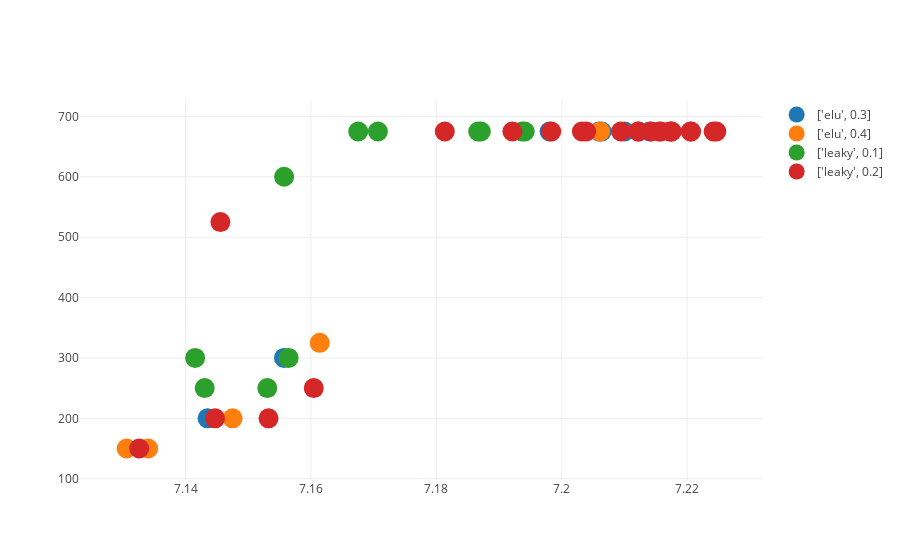

Write notebook code for a chart like this one.
### Code cell
results.results_dataframe_graph(facet='activation',att=['full', 'drop', 'lag', 'activation'],count=True, threshold=7.13)

### Figure 1 — Plotly figure (JSON) as saved in the notebook; plotly's stock layout.template omitted (floating-point values rounded to 4 significant figures)
{"data": [{"marker": {"size": 20}, "mode": "markers", "name": "['elu', 0.3]", "text": ["full:[1024, 512]-drop:0.2-lag:6-activation:['elu', 0.3]-activation:['elu', 0.3]", "full:[1024, 512]-drop:0.4-lag:6-activation:['elu', 0.3]-activation:['elu', 0.3]", "full:[1024, 512]-drop:0.5-lag:12-activation:['elu', 0.3]-activation:['elu', 0.3]", "full:[128, 64]-drop:0.05-lag:24-activation:['elu', 0.3]-activation:['elu', 0.3]", "full:[128, 64]-drop:0.3-lag:12-activation:['elu', 0.3]-activation:['elu', 0.3]", "full:[2048, 1024, 512]-drop:0.05-lag:6-activation:['elu', 0.3]-activation:['elu', 0.3]", "full:[2048, 1024]-drop:0.2-lag:12-activation:['elu', 0.3]-activation:['elu', 0.3]", "full:[2048, 1024]-drop:0.3-lag:6-activation:['elu', 0.3]-activation:['elu', 0.3]", "full:[2048, 1024]-drop:0.4-lag:12-activation:['elu', 0.3]-activation:['elu', 0.3]", "full:[2048, 1024]-drop:0.4-lag:6-activation:['elu', 0.3]-activation:['elu', 0.3]", "full:[2048, 1024]-drop:0.5-lag:6-activation:['elu', 0.3]-activation:['elu', 0.3]", "full:[256, 128, 64]-drop:0.5-lag:12-activation:['elu', 0.3]-activation:['elu', 0.3]", "full:[256]-drop:0.4-lag:6-activation:['elu', 0.3]-activation:['elu', 0.3]", "full:[32, 16]-drop:0.0-lag:18-activation:['elu', 0.3]-activation:['elu', 0.3]", "full:[32, 16]-drop:0.4-lag:12-activation:['elu', 0.3]-activation:['elu', 0.3]", "full:[4096, 2048]-drop:0.3-lag:12-activation:['elu', 0.3]-activation:['elu', 0.3]", "full:[4096, 2048]-drop:0.5-lag:12-activation:['elu', 0.3]-activation:['elu', 0.3]", "full:[4096, 2048]-drop:0.5-lag:6-activation:['elu', 0.3]-activation:['elu', 0.3]", "full:[4096]-drop:0.0-lag:6-activation:['elu', 0.3]-activation:['elu', 0.3]", "full:[4096]-drop:0.1-lag:12-activation:['elu', 0.3]-activation:['elu', 0.3]", "full:[4096]-drop:0.5-lag:12-activation:['elu', 0.3]-activation:['elu', 0.3]", "full:[512, 256, 128]-drop:0.3-lag:18-activation:['elu', 0.3]-activation:['elu', 0.3]", "full:[512, 256, 128]-drop:0.4-lag:18-activation:['elu', 0.3]-activation:['elu', 0.3]", "full:[512, 256]-drop:0.2-lag:12-activation:['elu', 0.3]-activation:['elu', 0.3]", "full:[512, 256]-drop:0.2-lag:6-activation:['elu', 0.3]-activation:['elu', 0.3]", "full:[512, 256]-drop:0.3-lag:12-activation:['elu', 0.3]-activation:['elu', 0.3]", "full:[512, 256]-drop:0.5-lag:18-activation:['elu', 0.3]-activation:['elu', 0.3]", "full:[64, 32, 16]-drop:0.0-lag:6-activation:['elu', 0.3]-activation:['elu', 0.3]"], "type": "scatter", "uid": "e7437a01-2fae-4d9a-b2ad-cf3734e799bf", "x": [7.21, 7.156, 7.198, 7.206, 7.206, 7.214, 7.144], "y": [675, 300, 675, 675, 675, 675, 200]}, {"marker": {"size": 20}, "mode": "markers", "name": "['elu', 0.4]", "text": ["full:[1024, 512, 256]-drop:0.4-lag:24-activation:['elu', 0.4]-activation:['elu', 0.4]", "full:[1024, 512]-drop:0.2-lag:12-activation:['elu', 0.4]-activation:['elu', 0.4]", "full:[1024, 512]-drop:0.2-lag:6-activation:['elu', 0.4]-activation:['elu', 0.4]", "full:[1024, 512]-drop:0.3-lag:6-activation:['elu', 0.4]-activation:['elu', 0.4]", "full:[1024, 512]-drop:0.4-lag:12-activation:['elu', 0.4]-activation:['elu', 0.4]", "full:[128, 64]-drop:0.4-lag:6-activation:['elu', 0.4]-activation:['elu', 0.4]", "full:[2048, 1024]-drop:0.1-lag:18-activation:['elu', 0.4]-activation:['elu', 0.4]", "full:[2048, 1024]-drop:0.2-lag:12-activation:['elu', 0.4]-activation:['elu', 0.4]", "full:[2048, 1024]-drop:0.3-lag:12-activation:['elu', 0.4]-activation:['elu', 0.4]", "full:[2048, 1024]-drop:0.4-lag:12-activation:['elu', 0.4]-activation:['elu', 0.4]", "full:[2048, 1024]-drop:0.4-lag:6-activation:['elu', 0.4]-activation:['elu', 0.4]", "full:[2048, 1024]-drop:0.5-lag:18-activation:['elu', 0.4]-activation:['elu', 0.4]", "full:[2048, 1024]-drop:0.5-lag:6-activation:['elu', 0.4]-activation:['elu', 0.4]", "full:[256, 128, 64]-drop:0.0-lag:6-activation:['elu', 0.4]-activation:['elu', 0.4]", "full:[256, 128, 64]-drop:0.5-lag:6-activation:['elu', 0.4]-activation:['elu', 0.4]", "full:[256]-drop:0.05-lag:6-activation:['elu', 0.4]-activation:['elu', 0.4]", "full:[32, 16]-drop:0.5-lag:18-activation:['elu', 0.4]-activation:['elu', 0.4]", "full:[4096, 2048]-drop:0.0-lag:24-activation:['elu', 0.4]-activation:['elu', 0.4]", "full:[4096, 2048]-drop:0.3-lag:24-activation:['elu', 0.4]-activation:['elu', 0.4]", "full:[512, 256]-drop:0.2-lag:6-activation:['elu', 0.4]-activation:['elu', 0.4]", "full:[512, 256]-drop:0.3-lag:12-activation:['elu', 0.4]-activation:['elu', 0.4]", "full:[512, 256]-drop:0.3-lag:6-activation:['elu', 0.4]-activation:['elu', 0.4]", "full:[512, 256]-drop:0.5-lag:18-activation:['elu', 0.4]-activation:['elu', 0.4]", "full:[512]-drop:0.0-lag:24-activation:['elu', 0.4]-activation:['elu', 0.4]", "full:[512]-drop:0.4-lag:12-activation:['elu', 0.4]-activation:['elu', 0.4]"], "type": "scatter", "uid": "e831ef9d-c2bc-47f0-a915-70f62a488634", "x": [7.134, 7.206, 7.161, 7.131, 7.148], "y": [150, 675, 325, 150, 200]}, {"marker": {"size": 20}, "mode": "markers", "name": "['leaky', 0.1]", "text": ["full:[1024, 512, 256]-drop:0.5-lag:18-activation:['leaky', 0.1]-activation:['leaky', 0.1]", "full:[1024, 512]-drop:0.2-lag:6-activation:['leaky', 0.1]-activation:['leaky', 0.1]", "full:[1024, 512]-drop:0.3-lag:12-activation:['leaky', 0.1]-activation:['leaky', 0.1]", "full:[1024, 512]-drop:0.3-lag:6-activation:['leaky', 0.1]-activation:['leaky', 0.1]", "full:[1024, 512]-drop:0.4-lag:12-activation:['leaky', 0.1]-activation:['leaky', 0.1]", "full:[1024, 512]-drop:0.4-lag:6-activation:['leaky', 0.1]-activation:['leaky', 0.1]", "full:[1024, 512]-drop:0.5-lag:12-activation:['leaky', 0.1]-activation:['leaky', 0.1]", "full:[1024, 512]-drop:0.5-lag:6-activation:['leaky', 0.1]-activation:['leaky', 0.1]", "full:[1024]-drop:0.3-lag:6-activation:['leaky', 0.1]-activation:['leaky', 0.1]", "full:[128, 64]-drop:0.3-lag:24-activation:['leaky', 0.1]-activation:['leaky', 0.1]", "full:[128, 64]-drop:0.5-lag:24-activation:['leaky', 0.1]-activation:['leaky', 0.1]", "full:[2048, 1024, 512]-drop:0.5-lag:18-activation:['leaky', 0.1]-activation:['leaky', 0.1]", "full:[2048, 1024]-drop:0.0-lag:6-activation:['leaky', 0.1]-activation:['leaky', 0.1]", "full:[2048, 1024]-drop:0.2-lag:6-activation:['leaky', 0.1]-activation:['leaky', 0.1]", "full:[2048, 1024]-drop:0.3-lag:12-activation:['leaky', 0.1]-activation:['leaky', 0.1]", "full:[2048, 1024]-drop:0.4-lag:12-activation:['leaky', 0.1]-activation:['leaky', 0.1]", "full:[2048, 1024]-drop:0.4-lag:6-activation:['leaky', 0.1]-activation:['leaky', 0.1]", "full:[2048, 1024]-drop:0.5-lag:12-activation:['leaky', 0.1]-activation:['leaky', 0.1]", "full:[2048, 1024]-drop:0.5-lag:18-activation:['leaky', 0.1]-activation:['leaky', 0.1]", "full:[2048, 1024]-drop:0.5-lag:6-activation:['leaky', 0.1]-activation:['leaky', 0.1]", "full:[2048]-drop:0.5-lag:24-activation:['leaky', 0.1]-activation:['leaky', 0.1]", "full:[256, 128, 64]-drop:0.05-lag:6-activation:['leaky', 0.1]-activation:['leaky', 0.1]", "full:[256, 128, 64]-drop:0.4-lag:12-activation:['leaky', 0.1]-activation:['leaky', 0.1]", "full:[256, 128]-drop:0.0-lag:24-activation:['leaky', 0.1]-activation:['leaky', 0.1]", "full:[256]-drop:0.1-lag:12-activation:['leaky', 0.1]-activation:['leaky', 0.1]", "full:[256]-drop:0.1-lag:6-activation:['leaky', 0.1]-activation:['leaky', 0.1]", "full:[32, 16, 8]-drop:0.1-lag:6-activation:['leaky', 0.1]-activation:['leaky', 0.1]", "full:[32, 16]-drop:0.3-lag:12-activation:['leaky', 0.1]-activation:['leaky', 0.1]", "full:[32]-drop:0.05-lag:18-activation:['leaky', 0.1]-activation:['leaky', 0.1]", "full:[32]-drop:0.3-lag:18-activation:['leaky', 0.1]-activation:['leaky', 0.1]", "full:[4096, 2048]-drop:0.2-lag:12-activation:['leaky', 0.1]-activation:['leaky', 0.1]", "full:[4096, 2048]-drop:0.3-lag:6-activation:['leaky', 0.1]-activation:['leaky', 0.1]", "full:[4096, 2048]-drop:0.4-lag:12-activation:['leaky', 0.1]-activation:['leaky', 0.1]", "full:[4096, 2048]-drop:0.4-lag:6-activation:['leaky', 0.1]-activation:['leaky', 0.1]", "full:[4096, 2048]-drop:0.5-lag:12-activation:['leaky', 0.1]-activation:['leaky', 0.1]", "full:[4096, 2048]-drop:0.5-lag:18-activation:['leaky', 0.1]-activation:['leaky', 0.1]", "full:[4096, 2048]-drop:0.5-lag:6-activation:['leaky', 0.1]-activation:['leaky', 0.1]", "full:[512, 256, 128]-drop:0.4-lag:18-activation:['leaky', 0.1]-activation:['leaky', 0.1]", "full:[512, 256]-drop:0.2-lag:12-activation:['leaky', 0.1]-activation:['leaky', 0.1]", "full:[512, 256]-drop:0.2-lag:6-activation:['leaky', 0.1]-activation:['leaky', 0.1]", "full:[512, 256]-drop:0.3-lag:12-activation:['leaky', 0.1]-activation:['leaky', 0.1]", "full:[512, 256]-drop:0.3-lag:6-activation:['leaky', 0.1]-activation:['leaky', 0.1]", "full:[512, 256]-drop:0.4-lag:12-activation:['leaky', 0.1]-activation:['leaky', 0.1]", "full:[512, 256]-drop:0.4-lag:6-activation:['leaky', 0.1]-activation:['leaky', 0.1]", "full:[512, 256]-drop:0.5-lag:12-activation:['leaky', 0.1]-activation:['leaky', 0.1]", "full:[64, 32, 16]-drop:0.05-lag:6-activation:['leaky', 0.1]-activation:['leaky', 0.1]", "full:[64]-drop:0.2-lag:6-activation:['leaky', 0.1]-activation:['leaky', 0.1]"], "type": "scatter", "uid": "a2336f19-ffb0-43ca-959d-b80c0de3a48e", "x": [7.187, 7.143, 7.194, 7.168, 7.171, 7.156, 7.156, 7.187, 7.194, 7.153, 7.142], "y": [675, 250, 675, 675, 675, 300, 600, 675, 675, 250, 300]}, {"marker": {"size": 20}, "mode": "markers", "name": "['leaky', 0.2]", "text": ["full:[1024, 512, 256]-drop:0.5-lag:18-activation:['leaky', 0.2]-activation:['leaky', 0.2]", "full:[1024, 512]-drop:0.2-lag:12-activation:['leaky', 0.2]-activation:['leaky', 0.2]", "full:[1024, 512]-drop:0.2-lag:6-activation:['leaky', 0.2]-activation:['leaky', 0.2]", "full:[1024, 512]-drop:0.3-lag:12-activation:['leaky', 0.2]-activation:['leaky', 0.2]", "full:[1024, 512]-drop:0.3-lag:6-activation:['leaky', 0.2]-activation:['leaky', 0.2]", "full:[1024, 512]-drop:0.4-lag:12-activation:['leaky', 0.2]-activation:['leaky', 0.2]", "full:[1024, 512]-drop:0.4-lag:6-activation:['leaky', 0.2]-activation:['leaky', 0.2]", "full:[1024, 512]-drop:0.5-lag:12-activation:['leaky', 0.2]-activation:['leaky', 0.2]", "full:[1024, 512]-drop:0.5-lag:6-activation:['leaky', 0.2]-activation:['leaky', 0.2]", "full:[2048, 1024, 512]-drop:0.5-lag:18-activation:['leaky', 0.2]-activation:['leaky', 0.2]", "full:[2048, 1024]-drop:0.2-lag:12-activation:['leaky', 0.2]-activation:['leaky', 0.2]", "full:[2048, 1024]-drop:0.2-lag:6-activation:['leaky', 0.2]-activation:['leaky', 0.2]", "full:[2048, 1024]-drop:0.3-lag:12-activation:['leaky', 0.2]-activation:['leaky', 0.2]", "full:[2048, 1024]-drop:0.3-lag:6-activation:['leaky', 0.2]-activation:['leaky', 0.2]", "full:[2048, 1024]-drop:0.4-lag:12-activation:['leaky', 0.2]-activation:['leaky', 0.2]", "full:[2048, 1024]-drop:0.4-lag:18-activation:['leaky', 0.2]-activation:['leaky', 0.2]", "full:[2048, 1024]-drop:0.4-lag:6-activation:['leaky', 0.2]-activation:['leaky', 0.2]", "full:[2048, 1024]-drop:0.5-lag:12-activation:['leaky', 0.2]-activation:['leaky', 0.2]", "full:[2048, 1024]-drop:0.5-lag:18-activation:['leaky', 0.2]-activation:['leaky', 0.2]", "full:[2048, 1024]-drop:0.5-lag:6-activation:['leaky', 0.2]-activation:['leaky', 0.2]", "full:[256, 128, 64]-drop:0.1-lag:18-activation:['leaky', 0.2]-activation:['leaky', 0.2]", "full:[32, 16, 8]-drop:0.0-lag:18-activation:['leaky', 0.2]-activation:['leaky', 0.2]", "full:[32, 16]-drop:0.4-lag:24-activation:['leaky', 0.2]-activation:['leaky', 0.2]", "full:[32, 16]-drop:0.5-lag:6-activation:['leaky', 0.2]-activation:['leaky', 0.2]", "full:[32]-drop:0.2-lag:24-activation:['leaky', 0.2]-activation:['leaky', 0.2]", "full:[4096, 2048, 1024]-drop:0.0-lag:24-activation:['leaky', 0.2]-activation:['leaky', 0.2]", "full:[4096, 2048]-drop:0.2-lag:12-activation:['leaky', 0.2]-activation:['leaky', 0.2]", "full:[4096, 2048]-drop:0.2-lag:6-activation:['leaky', 0.2]-activation:['leaky', 0.2]", "full:[4096, 2048]-drop:0.3-lag:6-activation:['leaky', 0.2]-activation:['leaky', 0.2]", "full:[4096, 2048]-drop:0.4-lag:12-activation:['leaky', 0.2]-activation:['leaky', 0.2]", "full:[4096, 2048]-drop:0.4-lag:6-activation:['leaky', 0.2]-activation:['leaky', 0.2]", "full:[4096, 2048]-drop:0.5-lag:12-activation:['leaky', 0.2]-activation:['leaky', 0.2]", "full:[4096, 2048]-drop:0.5-lag:18-activation:['leaky', 0.2]-activation:['leaky', 0.2]", "full:[4096, 2048]-drop:0.5-lag:6-activation:['leaky', 0.2]-activation:['leaky', 0.2]", "full:[4096]-drop:0.4-lag:18-activation:['leaky', 0.2]-activation:['leaky', 0.2]", "full:[512, 256]-drop:0.2-lag:12-activation:['leaky', 0.2]-activation:['leaky', 0.2]", "full:[512, 256]-drop:0.2-lag:6-activation:['leaky', 0.2]-activation:['leaky', 0.2]", "full:[512, 256]-drop:0.3-lag:12-activation:['leaky', 0.2]-activation:['leaky', 0.2]", "full:[512, 256]-drop:0.3-lag:6-activation:['leaky', 0.2]-activation:['leaky', 0.2]", "full:[512, 256]-drop:0.4-lag:12-activation:['leaky', 0.2]-activation:['leaky', 0.2]", "full:[512, 256]-drop:0.4-lag:6-activation:['leaky', 0.2]-activation:['leaky', 0.2]", "full:[512, 256]-drop:0.5-lag:12-activation:['leaky', 0.2]-activation:['leaky', 0.2]", "full:[512, 256]-drop:0.5-lag:6-activation:['leaky', 0.2]-activation:['leaky', 0.2]", "full:[512]-drop:0.1-lag:24-activation:['leaky', 0.2]-activation:['leaky', 0.2]"], "type": "scatter", "uid": "d851f954-5720-466c-ad08-6b5e37b0a7b2", "x": [7.198, 7.204, 7.221, 7.221, 7.224, 7.218, 7.217, 7.133, 7.181, 7.16, 7.203, 7.212, 7.145, 7.216, 7.214, 7.153, 7.209, 7.146, 7.192, 7.217, 7.216, 7.225, 7.212], "y": [675, 675, 675, 675, 675, 675, 675, 150, 675, 250, 675, 675, 200, 675, 675, 200, 675, 525, 675, 675, 675, 675, 675]}, {"marker": {"size": 20}, "mode": "markers", "name": "['prelu', 0.0]", "text": ["full:[1024, 512, 256]-drop:0.1-lag:18-activation:['prelu', 0.0]-activation:['prelu', 0.0]", "full:[1024, 512]-drop:0.05-lag:18-activation:['prelu', 0.0]-activation:['prelu', 0.0]", "full:[2048, 1024, 512]-drop:0.2-lag:24-activation:['prelu', 0.0]-activation:['prelu', 0.0]", "full:[2048, 1024]-drop:0.3-lag:12-activation:['prelu', 0.0]-activation:['prelu', 0.0]", "full:[2048, 1024]-drop:0.4-lag:24-activation:['prelu', 0.0]-activation:['prelu', 0.0]", "full:[256, 128, 64]-drop:0.4-lag:12-activation:['prelu', 0.0]-activation:['prelu', 0.0]", "full:[256, 128]-drop:0.05-lag:18-activation:['prelu', 0.0]-activation:['prelu', 0.0]", "full:[32, 16, 8]-drop:0.3-lag:24-activation:['prelu', 0.0]-activation:['prelu', 0.0]", "full:[32, 16, 8]-drop:0.5-lag:12-activation:['prelu', 0.0]-activation:['prelu', 0.0]", "full:[4096, 2048, 1024]-drop:0.05-lag:6-activation:['prelu', 0.0]-activation:['prelu', 0.0]", "full:[4096, 2048, 1024]-drop:0.1-lag:12-activation:['prelu', 0.0]-activation:['prelu', 0.0]", "full:[4096, 2048]-drop:0.0-lag:24-activation:['prelu', 0.0]-activation:['prelu', 0.0]", "full:[4096, 2048]-drop:0.1-lag:6-activation:['prelu', 0.0]-activation:['prelu', 0.0]", "full:[512]-drop:0.1-lag:24-activation:['prelu', 0.0]-activation:['prelu', 0.0]", "full:[64, 32, 16]-drop:0.4-lag:18-activation:['prelu', 0.0]-activation:['prelu', 0.0]", "full:[64]-drop:0.2-lag:18-activation:['prelu', 0.0]-activation:['prelu', 0.0]"], "type": "scatter", "uid": "c5b4c24f-1c76-43d5-ace9-24133d19b680", "x": [], "y": []}, {"marker": {"size": 20}, "mode": "markers", "name": "hard_sigmoid", "text": ["full:[128, 64, 32]-drop:0.4-lag:6-activation:hard_sigmoid-activation:hard_sigmoid", "full:[128]-drop:0.5-lag:18-activation:hard_sigmoid-activation:hard_sigmoid", "full:[2048]-drop:0.0-lag:24-activation:hard_sigmoid-activation:hard_sigmoid", "full:[256, 128, 64]-drop:0.5-lag:12-activation:hard_sigmoid-activation:hard_sigmoid", "full:[64, 32]-drop:0.05-lag:18-activation:hard_sigmoid-activation:hard_sigmoid"], "type": "scatter", "uid": "95507742-82e2-4108-8169-0751ff2f8a1c", "x": [], "y": []}, {"marker": {"size": 20}, "mode": "markers", "name": "linear", "text": ["full:[1024, 512, 256]-drop:0.1-lag:24-activation:linear-activation:linear", "full:[2048]-drop:0.2-lag:12-activation:linear-activation:linear", "full:[512, 256, 128]-drop:0.0-lag:18-activation:linear-activation:linear", "full:[512, 256]-drop:0.0-lag:12-activation:linear-activation:linear", "full:[512]-drop:0.5-lag:6-activation:linear-activation:linear", "full:[64, 32]-drop:0.0-lag:6-activation:linear-activation:linear"], "type": "scatter", "uid": "aafc5eba-b8dc-4e08-9b06-d641858e7e9e", "x": [], "y": []}, {"marker": {"size": 20}, "mode": "markers", "name": "relu", "text": ["full:[1024, 512]-drop:0.0-lag:6-activation:relu-activation:relu", "full:[1024, 512]-drop:0.3-lag:6-activation:relu-activation:relu", "full:[1024, 512]-drop:0.4-lag:18-activation:relu-activation:relu", "full:[1024, 512]-drop:0.5-lag:6-activation:relu-activation:relu", "full:[128, 64, 32]-drop:0.5-lag:24-activation:relu-activation:relu", "full:[2048, 1024]-drop:0.2-lag:12-activation:relu-activation:relu", "full:[2048, 1024]-drop:0.3-lag:6-activation:relu-activation:relu", "full:[2048, 1024]-drop:0.5-lag:6-activation:relu-activation:relu", "full:[256, 128]-drop:0.1-lag:12-activation:relu-activation:relu", "full:[32, 16, 8]-drop:0.3-lag:24-activation:relu-activation:relu", "full:[32, 16]-drop:0.05-lag:24-activation:relu-activation:relu", "full:[4096, 2048]-drop:0.5-lag:12-activation:relu-activation:relu", "full:[512, 256, 128]-drop:0.0-lag:18-activation:relu-activation:relu", "full:[512, 256]-drop:0.2-lag:12-activation:relu-activation:relu", "full:[512, 256]-drop:0.2-lag:6-activation:relu-activation:relu", "full:[512, 256]-drop:0.3-lag:6-activation:relu-activation:relu"], "type": "scatter", "uid": "538140ff-800e-4aca-a5e7-ba09540fd0b8", "x": [], "y": []}, {"marker": {"size": 20}, "mode": "markers", "name": "tanh", "text": ["full:[32, 16, 8]-drop:0.3-lag:24-activation:tanh-activation:tanh", "full:[32, 16]-drop:0.5-lag:12-activation:tanh-activation:tanh", "full:[512, 256, 128]-drop:0.5-lag:12-activation:tanh-activation:tanh"], "type": "scatter", "uid": "67bbe402-19c5-4d11-86b1-371aaf7fa1bc", "x": [], "y": []}], "layout": {}}
